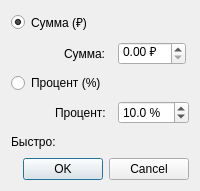
<?xml version="1.0" encoding="UTF-8"?>
<ui version="4.0">
 <class>DiscountDialog</class>
 <widget class="QDialog" name="DiscountDialog">
  <property name="minimumWidth">
   <number>320</number>
  </property>
  <property name="windowTitle">
   <string>Скидка</string>
  </property>
  <layout class="QVBoxLayout" name="mainLayout">
   <item>
    <layout class="QFormLayout" name="formLayout">
     <property name="verticalSpacing"><number>8</number></property>
     <property name="horizontalSpacing"><number>12</number></property>
     <property name="fieldGrowthPolicy"><enum>QFormLayout::ExpandingFieldsGrow</enum></property>
     <property name="labelAlignment"><set>Qt::AlignRight|Qt::AlignVCenter</set></property>
     <item row="0" column="0">
      <widget class="QRadioButton" name="sumRadio">
       <property name="text">
        <string>Сумма (₽)</string>
       </property>
       <property name="checked">
        <bool>true</bool>
       </property>
      </widget>
     </item>
     <item row="1" column="0">
      <widget class="QLabel" name="sumLabel">
       <property name="text">
        <string>Сумма:</string>
       </property>
      </widget>
     </item>
     <item row="1" column="1">
      <widget class="QDoubleSpinBox" name="sumSpin">
       <property name="decimals">
        <number>2</number>
       </property>
       <property name="suffix">
        <string> ₽</string>
       </property>
      </widget>
     </item>
     <item row="2" column="0">
      <widget class="QRadioButton" name="percentRadio">
       <property name="text">
        <string>Процент (%)</string>
       </property>
      </widget>
     </item>
     <item row="3" column="0">
      <widget class="QLabel" name="percentLabel">
       <property name="text">
        <string>Процент:</string>
       </property>
      </widget>
     </item>
     <item row="3" column="1">
      <widget class="QDoubleSpinBox" name="percentSpin">
       <property name="decimals">
        <number>1</number>
       </property>
       <property name="maximum">
        <double>100</double>
       </property>
       <property name="value">
        <double>10</double>
       </property>
       <property name="suffix">
        <string> %</string>
       </property>
      </widget>
     </item>
     <item row="4" column="0">
      <layout class="QHBoxLayout" name="presetLayout">
       <item>
        <widget class="QLabel" name="presetLabel">
         <property name="text">
          <string>Быстро:</string>
         </property>
        </widget>
       </item>
       <item>
        <spacer name="horizontalSpacer">
         <property name="orientation">
          <enum>Qt::Horizontal</enum>
         </property>
         <property name="sizeHint" stdset="0">
          <size>
           <width>40</width>
           <height>20</height>
          </size>
         </property>
        </spacer>
       </item>
      </layout>
     </item>
    </layout>
   </item>
   <item>
    <widget class="QDialogButtonBox" name="buttonBox">
     <property name="standardButtons">
      <set>QDialogButtonBox::Cancel|QDialogButtonBox::Ok</set>
     </property>
    </widget>
   </item>
  </layout>
 </widget>
 <resources/>
 <connections/>
</ui>
